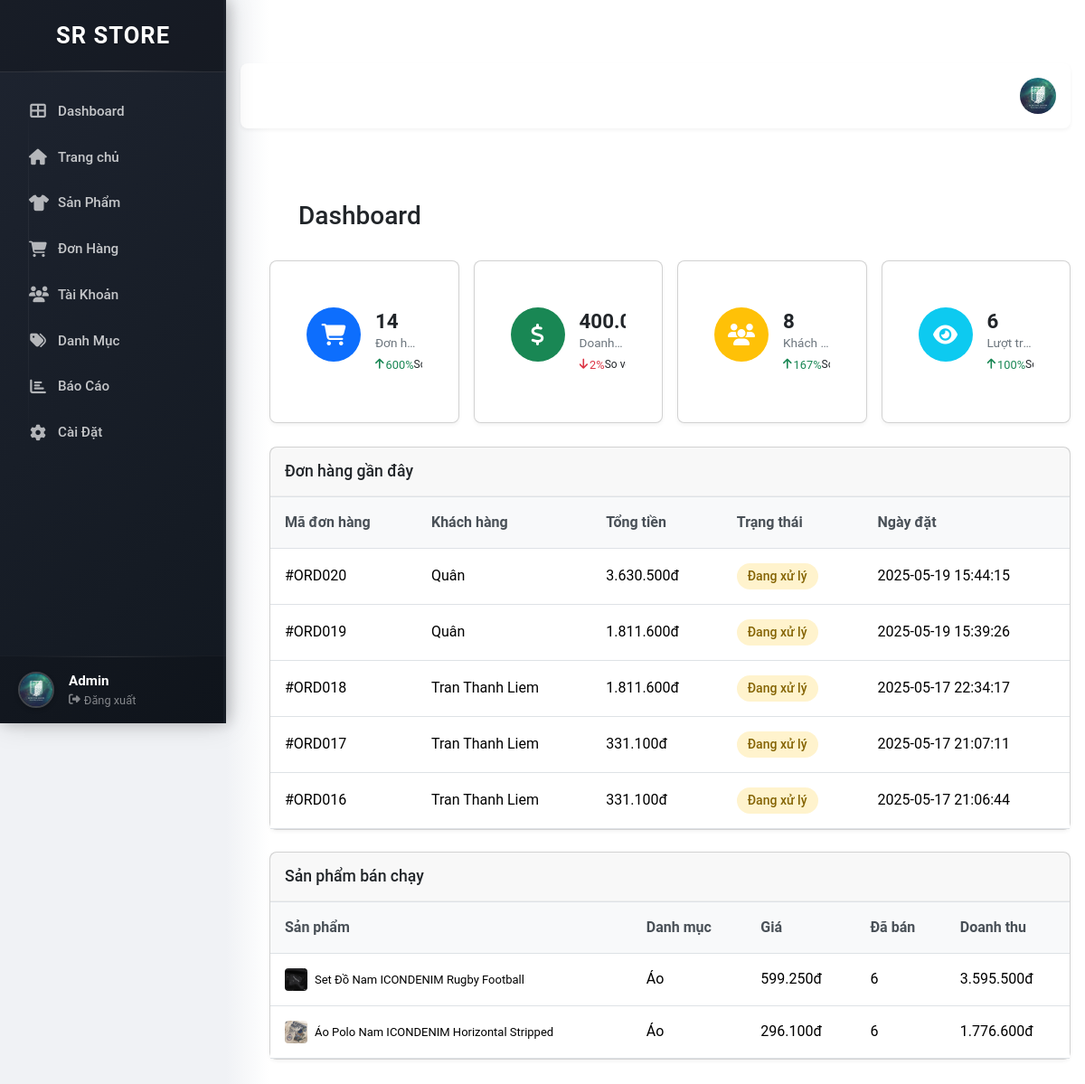
The page /Admin_index.php on the database its author committed.
### tables this page shows
CREATE TABLE `order` (
  `id_Order` int(11) NOT NULL,
  `order_number` varchar(50) DEFAULT NULL,
  `total_amount` decimal(10,2) DEFAULT NULL,
  `payment_by` varchar(50) DEFAULT NULL,
  `shipping_method` varchar(50) DEFAULT NULL,
  `status` enum('pending','shipping','completed','cancelled','waitConfirm') DEFAULT 'waitConfirm',
  `created_at` datetime DEFAULT current_timestamp(),
  `updated_at` datetime DEFAULT current_timestamp() ON UPDATE current_timestamp(),
  `id_User` int(11) DEFAULT NULL,
  `shipping_address_id` int(11) DEFAULT NULL COMMENT 'ID địa chỉ giao hàng',
  `note` text DEFAULT NULL,
  `shipping_fee` decimal(10,2) DEFAULT NULL,
  `hide` int(11) NOT NULL DEFAULT 0
);

CREATE TABLE `user` (
  `id_User` int(11) NOT NULL,
  `name` varchar(255) NOT NULL,
  `email` varchar(255) NOT NULL,
  `password` varchar(255) NOT NULL,
  `phone` varchar(50) DEFAULT NULL,
  `address` text DEFAULT NULL,
  `role` enum('admin','user') DEFAULT 'user',
  `verification_code` varchar(50) DEFAULT NULL,
  `verified` tinyint(1) DEFAULT 0,
  `reset_token` varchar(255) DEFAULT NULL,
  `reset_token_expiry` datetime DEFAULT NULL,
  `created_at` datetime DEFAULT current_timestamp(),
  `updated_at` datetime DEFAULT current_timestamp() ON UPDATE current_timestamp(),
  `hide` int(11) DEFAULT NULL
);

### Views/frontend/admin/Admindashboard/index.php (the view, shortened to what the rows shown need)
<!DOCTYPE html>
<html lang="vi">
<head>
    <link href="/Project_Website/ProjectWeb/layout/cssBootstrap/bootstrap.css" rel="stylesheet">
    <link rel="stylesheet" href="https://cdnjs.cloudflare.com/ajax/libs/font-awesome/6.4.0/css/all.min.css">
    <link rel="stylesheet" href="/Project_Website/ProjectWeb/layout/css/Admin.css">
    <link rel="stylesheet" href="/Project_Website/ProjectWeb/Views/frontend/admin/Admindashboard/responsive.css">
</head>
<body>
    <div class="admin-container">
        <?php include_once $_SERVER['DOCUMENT_ROOT'] . '/Project_Website/ProjectWeb/Views/frontend/partitions/frontend/sidebar.php'; ?>
        <div class="main-content">
            <div class="content">
                <div class="page-header">
                    <h1>Dashboard</h1>
                </div>
                <div class="card mb-4">
                    <div class="card-body p-0">
                        <div class="table-responsive-mobile">
                            <table class="table table-hover mb-0">
                                <thead>
                                    <tr>
                                        <th>Mã đơn hàng</th>
                                        <th>Khách hàng</th>
                                        <th>Tổng tiền</th>
                                        <th>Trạng thái</th>
                                        <th>Ngày đặt</th>
                                    </tr>
                                </thead>
                                <tbody>
                                    <?php
                                    foreach ($orderList as $data) {
                                        echo '
                                        <tr>
                                            <td data-label="Mã đơn hàng"> #ORD0' . $data['id_Order'] . '</td>
                                            <td data-label="Khách hàng">' . $data['name'] . '</td>
                                            <td data-label="Tổng tiền">' . $data['total_amount'] . '</td>';
                                        if ($data['status'] === 'completed') {
                                            echo '<td data-label="Trạng thái"><span class="status completed">Hoàn thành</span></td>';
                                        } elseif ($data['status'] === 'pending') {
                                            echo '<td data-label="Trạng thái"><span class="status pending">Đang xử lý</span></td>';
                                        } elseif ($data['status'] === 'cancelled') {
                                            echo '<td data-label="Trạng thái"><span class="status cancelled">Đã hủy</span></td>';
                                        } elseif ($data['status'] === 'shipping') {
                                            echo '<td data-label="Trạng thái"><span class="status shipping">Đang giao</span></td>';
                                        } else {
                                            echo '<td data-label="Trạng thái"><span class="status unknown">Không xác định</span></td>';
                                        }
                                        echo '
                                            <td data-label="Ngày đặt">' . $data['created_at'] . '</td>
                                        </tr>';
                                    }
                                    ?>
                                </tbody>
                            </table>
                        </div>
                    </div>
                </div>
                <div class="card">
                    <div class="card-body p-0">
                        <div class="table-responsive-mobile">
                            <table class="table table-hover mb-0">
                                <thead>
                                    <tr>
                                        <th>Sản phẩm</th>
                                        <th>Danh mục</th>
                                        <th>Giá</th>
                                        <th>Đã bán</th>
                                        <th>Doanh thu</th>
                                    </tr>
                                </thead>
                            </table>
                        </div>
                    </div>
                </div>
            </div>
        </div>
    </div>
</body>
</html>

### rows shown on the page
order: id_Order "20", id_User.name "Quân", total_amount "3.630.500đ", status "Đang xử lý", created_at "2025-05-19 15:44:15"
order: id_Order "19", id_User.name "Quân", total_amount "1.811.600đ", status "Đang xử lý", created_at "2025-05-19 15:39:26"
order: id_Order "18", id_User.name "Tran Thanh Liem", total_amount "1.811.600đ", status "Đang xử lý", created_at "2025-05-17 22:34:17"
order: id_Order "17", id_User.name "Tran Thanh Liem", total_amount "331.100đ", status "Đang xử lý", created_at "2025-05-17 21:07:11"
order: id_Order "16", id_User.name "Tran Thanh Liem", total_amount "331.100đ", status "Đang xử lý", created_at "2025-05-17 21:06:44"

### other values the page prints
$orderNumByMonth "14"
$orderPercentage - 100 "600"
$revenuePercentage "2"
$userByMonthDisplay "8"
$userPercentage - 100 "167"
$visitByMonthDisplay "6"
$visitPercentage - 100 "100"
$data["name"] "Set Đồ Nam ICONDENIM Rugby Football"
$data['category_name'] "Áo"
$data['current_price'] "599.250đ"
$data['sumQuantity'] "6"
$data['sumRevenue'] "3.595.500đ"
$data["name"] "Áo Polo Nam ICONDENIM Horizontal Stripped"
$data['current_price'] "296.100đ"
$data['sumRevenue'] "1.776.600đ"
